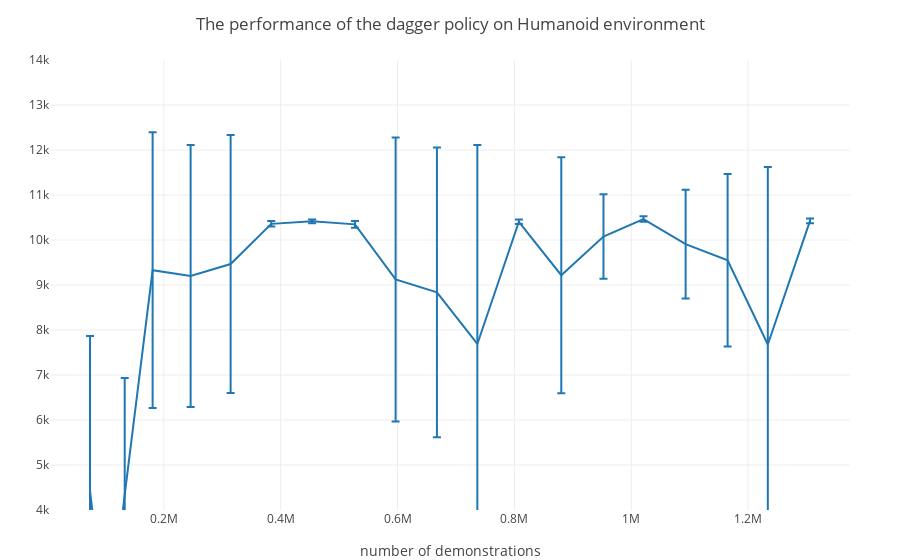

Notebook cell for this chart:
### Markdown cell above
Following figure shows the performance of the dagger policy where I used the same neural architecture with the bc policy has.

### Code cell
means_humanoid = Float32[4430.04,2411.23,5874.56,3247.91,3743.8,6973.53,897.072,3881.76,1323.36,1560.74,1034.95,
    1103.77,4888.5,6986.59,1361.87,3074.98,2418.65,6094.18,1421.86,5029.97,4340.5,10181.9,6581.6,6018.63,5834.44,
    8483.47,3160.9,5722.3,5942.11,6150.27,9329.98,8858.27,8633.0,9188.14,6602.96,9921.53,8440.42,9592.99,8680.43,
    9064.22,9199.35,9661.86,10129.7,7275.73,10317.7,8912.65,8373.38,10311.0,9381.71,8787.13,9466.14,9876.3,10251.8,
    9468.58,9312.62,8737.97,9499.23,10294.0,9541.69,8519.88,10358.7,10272.0,8486.98,10373.7,9483.68,9455.08,9969.85,
    8521.46,9169.64,10076.2,10414.3,10318.6,9996.63,10372.8,10127.9,10363.1,10307.1,10242.0,8316.58,10447.4,10347.3,
    10136.1,10393.8,10294.2,9370.89,5111.21,10386.8,9344.0,9376.7,10409.9,9123.86,10178.3,9279.37,9229.72,9271.54,
    9468.78,9836.9,10216.1,9543.33,10379.0,8835.46,8208.9,9735.86,9547.97,7273.43,9954.61,10285.2,9740.25,10431.3,
    10217.1,7689.72,10349.7,9583.36,7877.11,10347.1,10402.3,10360.6,10426.8,10379.5,9528.89,10404.8,10257.3,9525.83,
    9434.12,10356.4,10437.0,9632.93,9066.5,10220.4,10389.9,9216.96,9997.26,8582.71,9671.54,10055.3,10137.7,10401.8,
    9881.75,10392.0,10386.5,10077.9,9454.71,5198.96,10278.3,7847.17,10392.7,9343.69,10271.3,9840.06,10318.5,10464.1,
    10335.3,9479.47,10363.0,9420.62,10035.5,9813.19,10400.9,9447.27,10416.0,9908.88,10116.8,10333.8,7655.98,10362.5,
    10413.9,9784.65,10085.9,10367.9,10406.6,9548.12,7151.92,10318.5,9485.19,9084.32,9182.35,9413.17,9452.35,10310.5,
    10423.2,7676.88,10243.2,10428.3,10363.0,9495.95,10202.7,10377.9,10370.4,10304.9,9830.43,10426.1,9894.94,8742.73,
    10397.0,10355.2,10343.7,9613.16,9533.54,10408.3,9064.03]
stds_humanoid = Float32[3436.14,1722.08,3603.12,2164.49,2439.16,3593.54,161.579,3563.22,589.576,1180.28,279.919,691.437,
    2777.53,3215.59,541.417,1789.22,701.08,3649.61,786.53,3171.94,2594.55,82.1955,4679.92,4025.26,4518.73,3860.48,
    2793.59,4197.44,2463.94,3917.58,3064.3,2293.28,3269.79,2744.81,4122.9,1611.59,2598.71,2350.34,3095.15,2990.28,
    2912.77,1594.87,70.998,3847.98,85.789,2585.95,3732.01,70.9554,2885.52,2729.42,2866.83,1698.08,340.358,2361.78,
    3059.64,3528.1,2639.11,108.735,2127.98,3867.96,61.0021,87.2787,4073.85,54.6945,1921.22,2911.55,1150.85,3336.03,
    3111.73,1065.75,42.1804,225.041,1239.78,42.4594,590.834,74.2519,50.3315,391.76,3521.79,41.1812,75.0602,596.91,
    75.2941,103.914,3113.7,3691.79,59.6802,3110.3,2998.74,68.4055,3155.97,755.376,2990.21,2755.8,2480.91,3163.71,
    1701.33,467.326,2304.8,54.5564,3217.85,4028.14,1431.59,2622.49,4307.01,1195.9,63.0892,1467.01,71.1239,358.945,
    4421.07,72.6094,2056.67,2154.18,85.3605,61.2223,50.997,57.0511,54.0464,1761.84,48.072,283.256,2964.7,2933.66,
    84.2733,46.335,2221.44,3060.97,81.93,34.0568,2622.52,950.773,2411.54,2005.3,1307.8,625.493,70.1235,1719.26,
    89.9955,85.8519,939.291,1770.44,2700.73,115.522,3130.25,63.192,3085.14,297.27,1855.64,67.4262,61.3024,77.2479,
    2931.57,125.558,3084.59,1137.93,1108.15,36.109,3043.4,60.6904,1208.46,1055.05,62.3094,4474.64,65.6293,93.6497,
    1623.92,786.656,69.1269,84.7201,1917.43,4475.1,54.3019,2079.7,2962.46,3058.55,3071.5,2843.27,74.683,63.6979,
    3947.68,151.779,51.5496,31.0155,2958.48,488.217,78.075,97.3417,87.8418,1975.64,53.2313,1579.0,3437.24,53.554,
    47.5005,99.5788,2622.09,2720.31,82.5126,2959.95]
dsize = Float32[73696.0,77456.0,79712.0,84224.0,87232.0,90616.0,96256.0,97384.0,100768.0,102272.0,104152.0,105280.0,
    106408.0,110544.0,116184.0,117688.0,120320.0,122576.0,127464.0,128968.0,133104.0,136488.0,144008.0,148896.0,
    153408.0,157920.0,164312.0,166944.0,171456.0,175968.0,180856.0,187624.0,194016.0,200408.0,207176.0,212064.0,
    219208.0,225600.0,232744.0,23136.0,245904.0,252672.0,259816.0,267336.0,272976.0,280496.0,287264.0,293656.0,
    301176.0,307944.0,314336.0,321104.0,328248.0,335768.0,342536.0,349304.0,355696.0,362840.0,370360.0,377504.0,
    383896.0,391416.0,398936.0,405328.0,412848.0,419616.0,426384.0,433528.0,439920.0,446688.0,453832.0,461352.0,
    468872.0,476016.0,483536.0,491056.0,498576.0,506096.0,513616.0,519632.0,527152.0,534672.0,542192.0,549712.0,
    557232.0,564000.0,568136.0,575656.0,582424.0,589192.0,596712.0,603480.0,611000.0,617768.0,624536.0,631304.0,
    638072.0,645216.0,652736.0,659880.0,667400.0,673792.0,679808.0,686952.0,694096.0,699736.0,706880.0,714400.0,
    721544.0,729064.0,736584.0,742224.0,749744.0,756888.0,762904.0,770424.0,777944.0,785464.0,792984.0,800504.0,
    807648.0,815168.0,822688.0,829456.0,836224.0,843744.0,851264.0,858408.0,865176.0,872696.0,880216.0,886984.0,
    894504.0,900896.0,908040.0,915184.0,922704.0,930224.0,937368.0,944888.0,952408.0,959928.0,967072.0,971208.0,
    978728.0,984368.0,991888.0,998656.0,1.00618f6,1.01332f6,1.02084f6,1.02836f6,1.03588f6,1.04265f6,1.05017f6,
    1.05694f6,1.06408f6,1.07122f6,1.07874f6,1.08551f6,1.09303f6,1.10018f6,1.10732f6,1.11484f6,1.12048f6,1.128f6,
    1.13552f6,1.14266f6,1.14981f6,1.15733f6,1.16485f6,1.17199f6,1.17726f6,1.18478f6,1.19154f6,1.19831f6,1.20508f6,
    1.21185f6,1.21862f6,1.22614f6,1.23366f6,1.2393f6,1.24682f6,1.25434f6,1.26186f6,1.26862f6,1.27614f6,1.28366f6,
    1.29118f6,1.2987f6,1.30585f6,1.31337f6,1.32051f6,1.3269f6,1.33442f6,1.34194f6,1.34946f6,1.35661f6,1.36375f6,1.37127f6]

trace = scatter(;x=dsize[1:10:end], y=means_humanoid[1:10:end], 
    error_y=attr(array=stds_humanoid[1:10:end],visible=true),  mode="lines", name="Average total rewards of rollouts")
layout = Layout(;title="The performance of the dagger policy on Humanoid environment", 
xaxis_title="number of demonstrations", yaxis_range=[4000.0, 14000])
plot([trace], layout)
